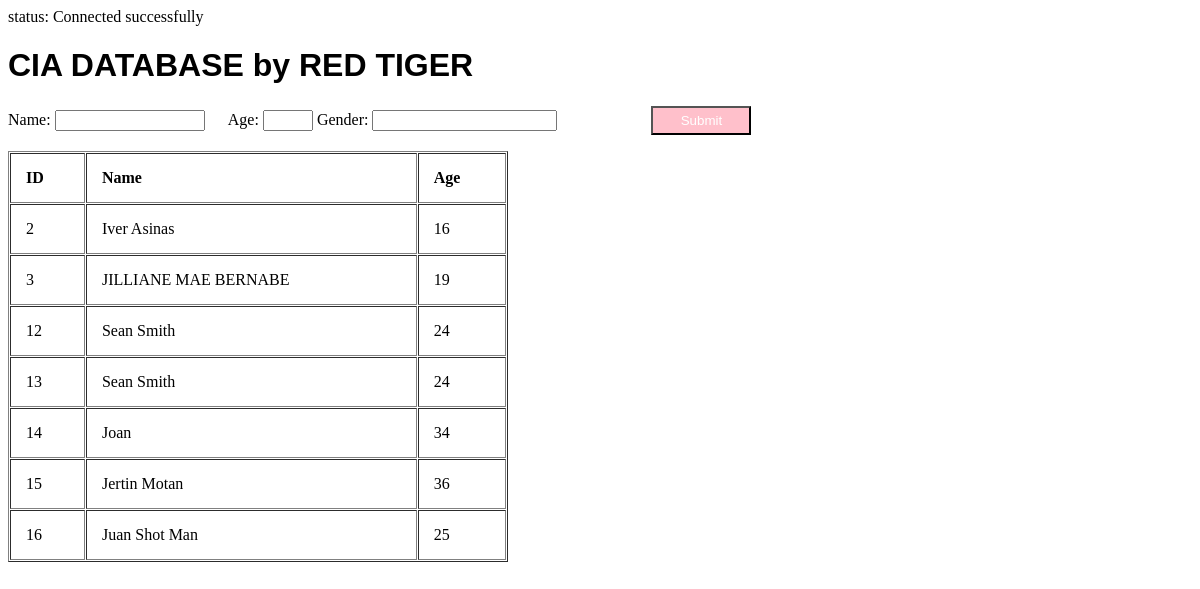
The page / on the database its author committed.
### tables this page shows
CREATE TABLE `cia_people` (
  `people_id` int(100) NOT NULL,
  `people_name` varchar(200) NOT NULL,
  `people_age` int(100) NOT NULL,
  `people_gender` int(100) NOT NULL
);

### index.php (the view, shortened to what this page needs)
<?php
    include("db_connect.php");
    $sql = "SELECT * FROM cia_people;";
    $people_result = $conn->query($sql);
?>
<html>
    <div>
        <h1>CIA DATABASE by RED TIGER</h1>
    </div>
    <div>
        <form action="submit_record.php" method="post">
            <span>Name: </span><input type="text" class="name" name="name">
            <span>Age: </span><input type="text" class="age" name="age">
            <span>Gender: </span><input type="text" class="gender" name="gender">
            <input type="submit" class="submit">
        </form>
        <table border="1" cellspacing="1" cellpadding="15" width="500">
            <tr>
                <th>ID</th>
                <th>Name</th>
                <th>Age</th>
            </tr>
        <?php
            if ($people_result->num_rows > 0) {
                while($row = $people_result->fetch_assoc()) {
        ?>
            <tr>
                <td><?php echo $row["people_id"]; ?></td>
                <td><?php echo $row["people_name"]; ?></td>
                <td><?php echo $row["people_age"]; ?></td>
            </tr>
        <?
                }
            } else {
            }
        ?>
        </table>
    </div>
</html>

### index.php (style rules this page uses)
h1 { font-family: helvetica; }
th { text-align: left; }
input.name { width: 150px; margin-right: 20px; }
input.age { width: 50px; }
input.submit { width: 100px; margin-left: 90px; background-color: pink; color: white; padding: 5px 10px; }

### rows shown on the page
cia_people: people_id "2", people_name "Iver Asinas", people_age "16"
cia_people: people_id "3", people_name "JILLIANE MAE BERNABE", people_age "19"
cia_people: people_id "12", people_name "Sean Smith", people_age "24"
cia_people: people_id "13", people_name "Sean Smith", people_age "24"
cia_people: people_id "14", people_name "Joan", people_age "34"
cia_people: people_id "15", people_name "Jertin Motan", people_age "36"
cia_people: people_id "16", people_name "Juan Shot Man", people_age "25"
